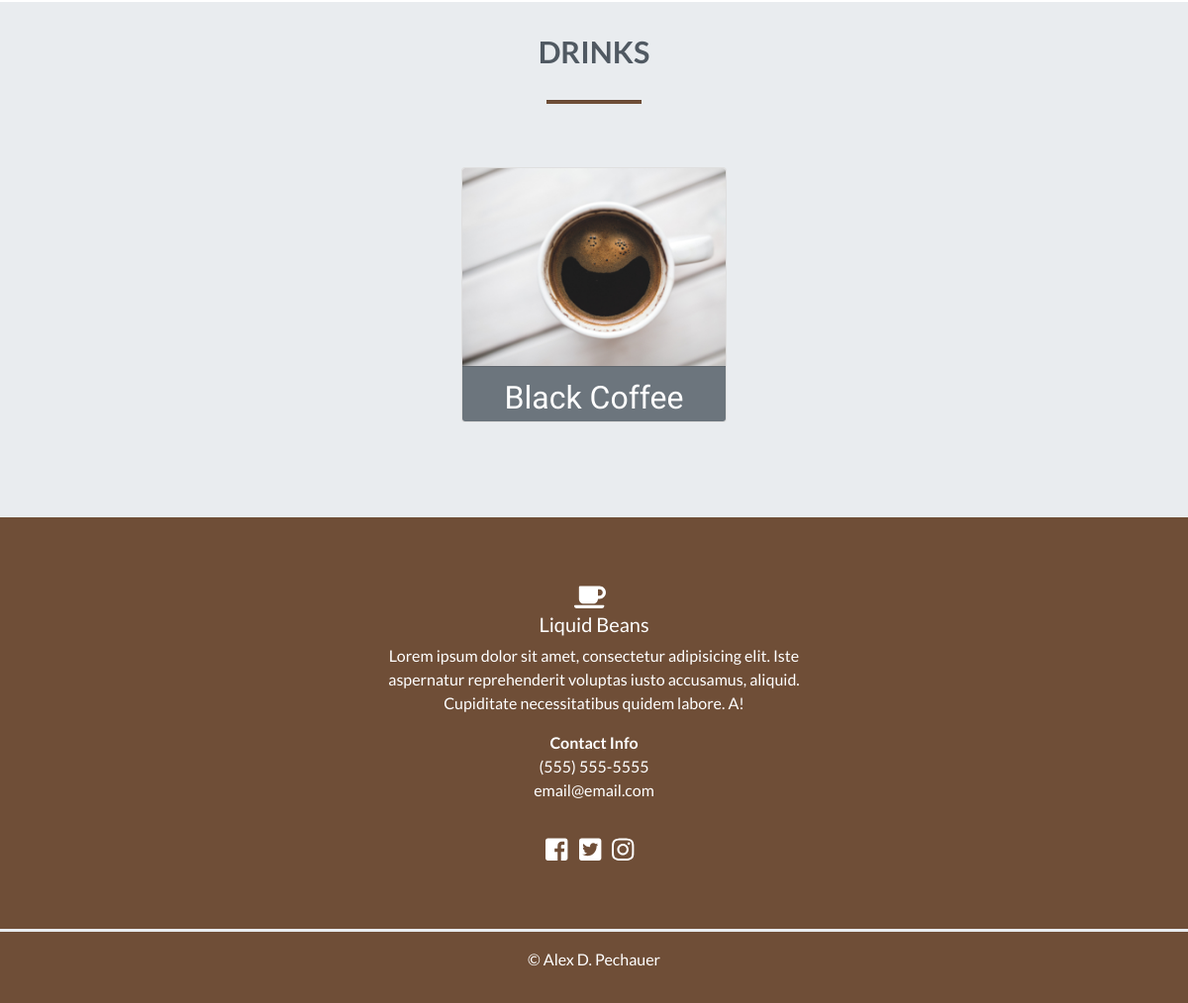
Before: / (lower part) with the older database file.
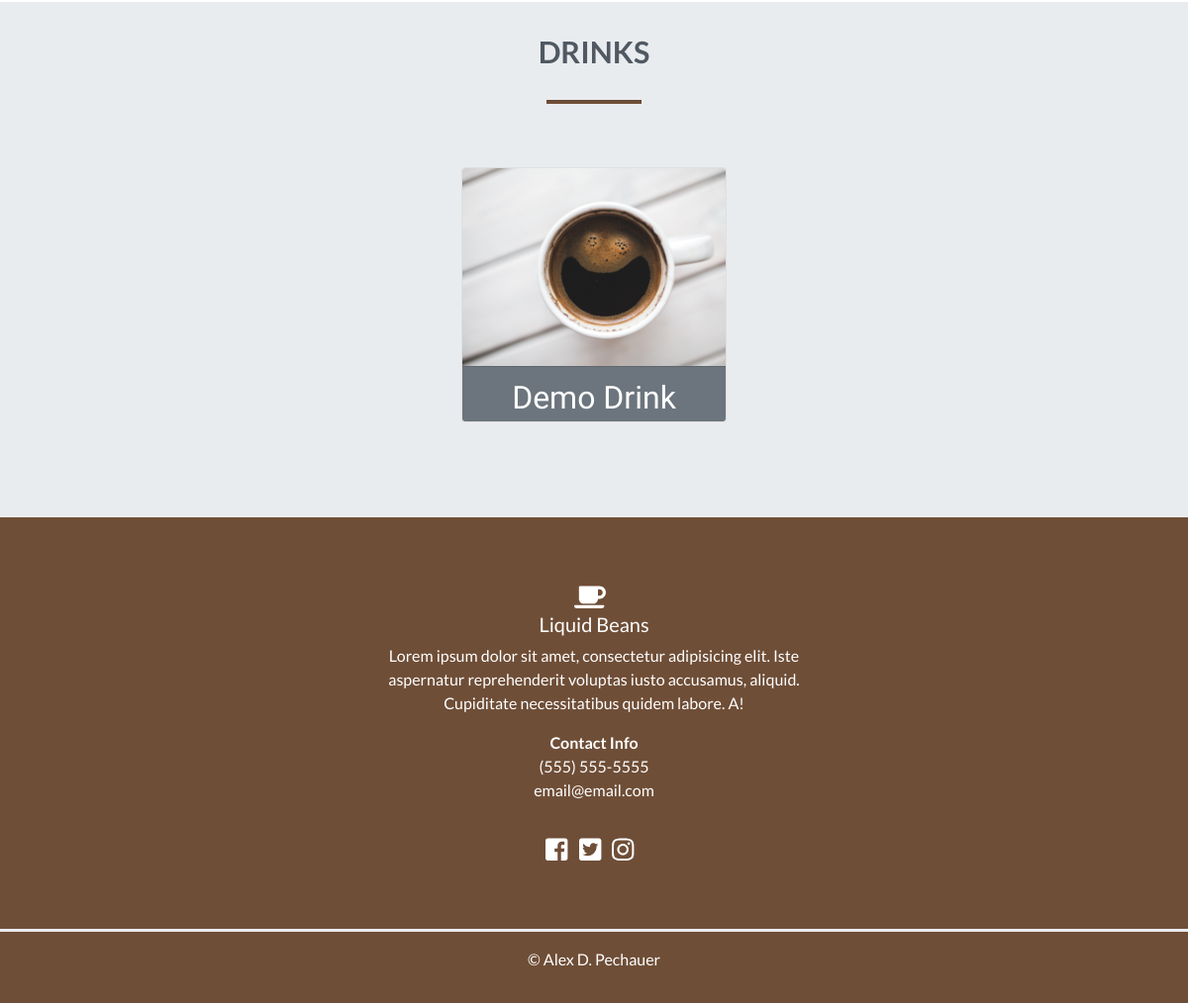
After: the same page with the newer database file.
### coffee/models.py (models this page shows, shortened)
class Orders(models.Model):
    drink = models.CharField(max_length=50)
    image = models.ImageField(default='default.jpg', upload_to='coffee_pics')
    description = models.CharField(max_length=140)
    flavor1 = models.CharField(max_length=20)
    flavor2 = models.CharField(max_length=20)
    flavor3 = models.CharField(max_length=20)
    flavor4 = models.CharField(max_length=20)

### coffee/views.py (the view)
# urls.py: path('', views.index, name='index')
def index(request):
    order_list = Orders.objects.order_by('drink')
    keyword_list = Keyword.objects.order_by('-id')
    for keyword in keyword_list:
        correct_keyword = keyword.keyword
    if request.method =='POST':
        form = CardForm(request.POST)
        if form.is_valid():
            keyword_answer = form.cleaned_data.get('keyword')
            if correct_keyword == keyword_answer:
                name = form.cleaned_data.get('name')
                choice = request.POST.get('drink_order')
                keyword = keyword_answer
                select_date = datetime.datetime.now()
                customize = form.cleaned_data.get('customize')
                flavor_choice = request.POST.get('gridRadios')
                final = DrinkChoice(select_date = select_date, choice = choice, name = name, keyword = keyword, flavor_choice = flavor_choice, customize = customize)
                final.save()
                email = EmailMessage('{} wants a {}'.format(name, choice), '{} wants a {} with {}. Customization: {}'.format(name, choice, flavor_choice, customize), to=['apechauer@gmail.com'])
                email.send()
                messages.success(request, 'Your {} is on the way {}!'.format(choice, name))
                return redirect('index')
            else:
                messages.warning(request, 'Drink not submitted: Please enter the correct keyword')
    else:
        form = CardForm()
    context = {'order_list': order_list, 'form': form}
    return render(request, 'coffee/index.html', context)

### coffee/templates/coffee/index.html (shortened to what this page needs)
{% load static %}
<!DOCTYPE html>
<html lang="en">
<head>
	<link rel="stylesheet" href="{% static 'coffee/bootstrap-4.1.3-dist/css/bootstrap.min.css' %}">
	<link rel="stylesheet" href="{% static 'coffee/style.css' %}">
	<link rel="stylesheet" href="{% static 'coffee/css/fixed.css' %}">
</head>
<body>
	<div class="jumbotron">
		<div class="narrow text-center">
			<div class="col-12">
				<h3 class="heading">Drinks</h3>
				<hr class="heading-underline">
			</div>
			<div class="row">
				{% if order_list %}
				{% for order in order_list %}
				<div class="col-sm-6 col-md-6 col-lg-3 mx-auto">
					<div class="card">
						<a data-toggle="collapse" href="#test{{ order.id }}" aria-expanded="true" aria-controls="test{{ order.id }}">
							<img src="{{ order.image.url }}" alt="member" class="card-img-top">
						</a>
						<a data-toggle="collapse" href="#test{{ order.id }}" aria-expanded="true" aria-controls="test{{ order.id }}">
							<div class="card-footer height-footer bg-secondary d-flex justify-content-center">
								<h3 class="card-heading">{{ order.drink }}</h3>
							</div>
						</a>
					</div>
				</div>
				{% endfor %}
				{% else %}
				<p>Still not working</p>
				{% endif %}
			</div>
		</div>
	</div>
	<footer>
		<div class="row justify-content-center">
			<div class="col-md-5 text-center">
				<i class="fas fa-coffee"></i>
				<h5>Liquid Beans</h5>
				<p>Lorem ipsum dolor sit amet, consectetur adipisicing elit. Iste aspernatur reprehenderit voluptas iusto accusamus, aliquid. Cupiditate necessitatibus quidem labore. A!</p>
				<strong>Contact Info</strong>
				<p>(555) 555-5555<br>email@email.com</p>
				<a href="#" target="_blank"><i class="fab fa-facebook-square"></i></a>
				<a href="#" target="_blank"><i class="fab fa-twitter-square"></i></a>
				<a href="#" target="_blank"><i class="fab fa-instagram"></i></a>
			</div>
			<hr class="socket">
			&copy; Alex D. Pechauer
		</div>
	</footer>
</body>
</html>

### coffee/static/coffee/style.css (style rules this page uses)
body { overflow-x: hidden; font-family: 'Lato', sans-serif; color: #505962; }
.narrow { width: 100%; margin: 1.5rem auto; padding-top: 1rem; }
.jumbotron { margin-bottom: 0; padding: 0rem 0 3.5rem; border-radius: 0; }
h3.heading { font-size: 1.9rem; font-weight: 700; text-transform: uppercase; margin-bottom: 1.9rem; }
.heading-underline { width: 6rem; height: .2rem; background-color: #6f4e37; margin: 0 auto 2rem; }
.card-heading { font-size: 2rem; color: white; font-family: 'Special Elite', cursive; }
a:-webkit-any-link { color: -webkit-link; cursor: pointer; text-decoration: none; text-decoration-line: none; text-decoration-style: initial; text-decoration-color: initial; }
.height-footer { height: 3.5rem; }
.card-img-top { height: 200px; object-fit: cover; }
footer { background-color: #6f4e37; color: white; padding: 2rem 0 2rem; }
footer a { color: white; }
footer svg.svg-inline--fa { font-size: 1.6rem; margin: 1.2rem .5rem 0 0; color: white !important; }
hr.socket { width: 100%; border-top: .2rem solid #e9ecef; margin-top: 3rem; }

### coffee/static/coffee/css/fixed.css (style rules this page uses)
[class*="col-"] { padding: 1rem; }
.row, .container-fluid { margin-left: 0px!important; margin-right: 0px!important; }

Changed rows visible on the page:
changed Orders: drink "Black Coffee" → "Demo Drink"
